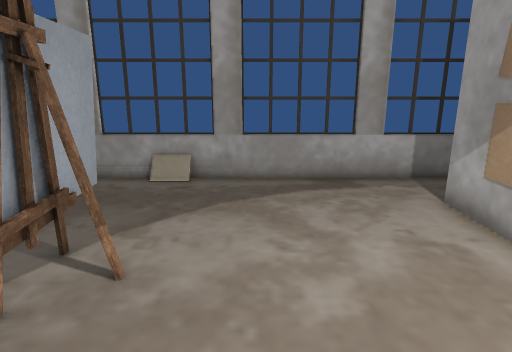
[1] (above)

15 first-person views from a walk through a Unity game level. The camera is 1.5 m above the floor, tilts 14° down and sees 75° across. The floor is counted in squares, 0.5 m on a side. Each view is taken from the middle of a square. On the plan, view 1 faces up. The plan holds only what a view shows up to about 20 squares ahead; the rest is blank. The place goes on beyond the plan.

[2]
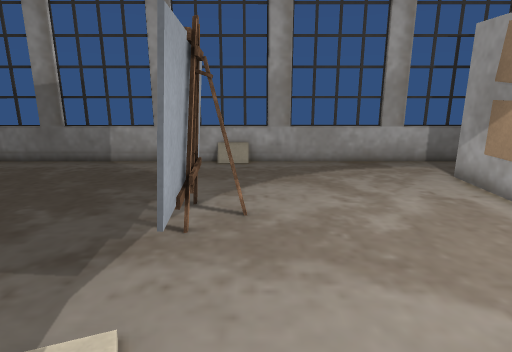

[3]
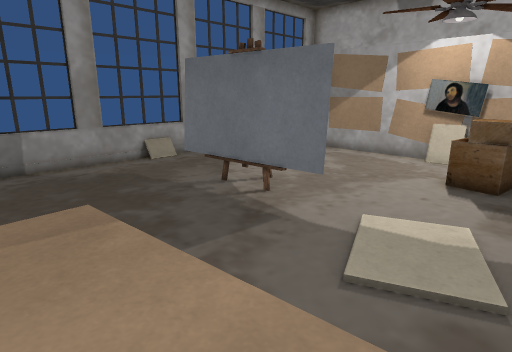

[4]
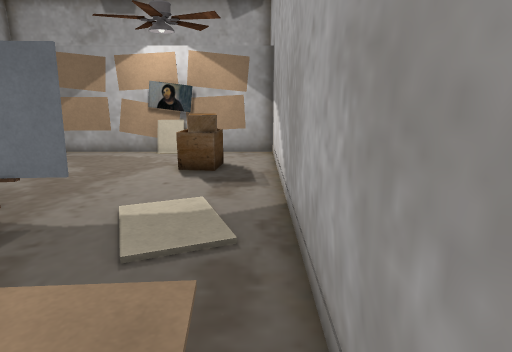

[5]
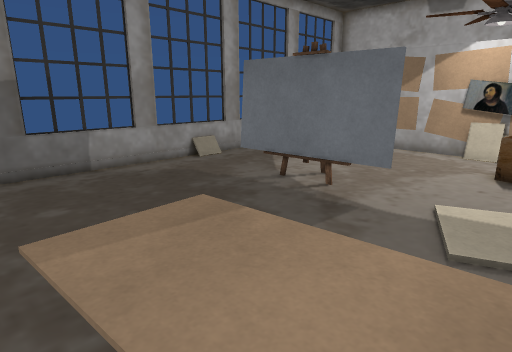

[6]
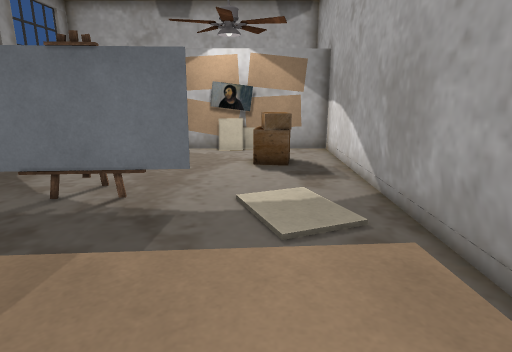

[7]
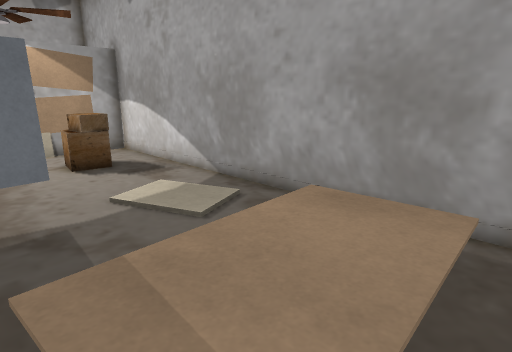

[8]
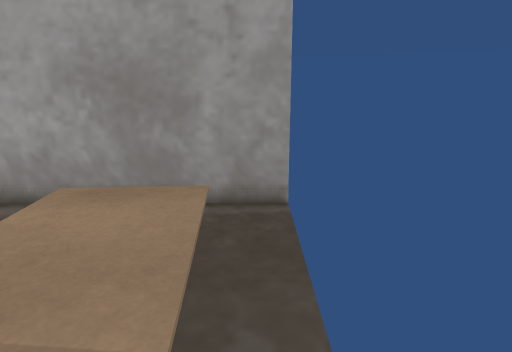

[9]
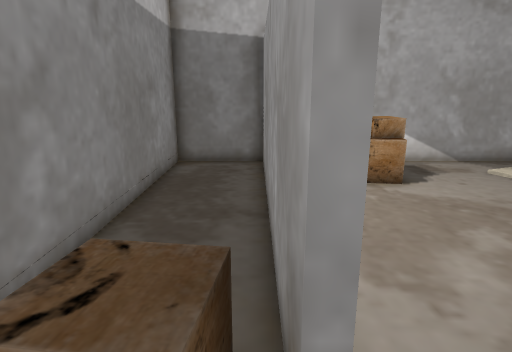

[10]
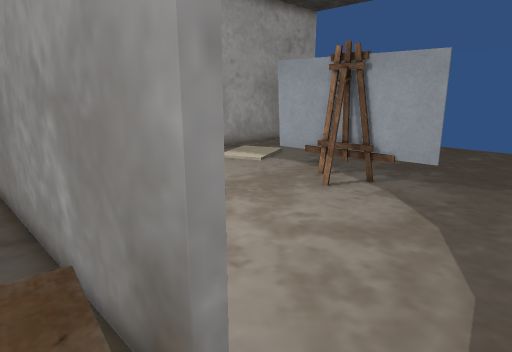

[11]
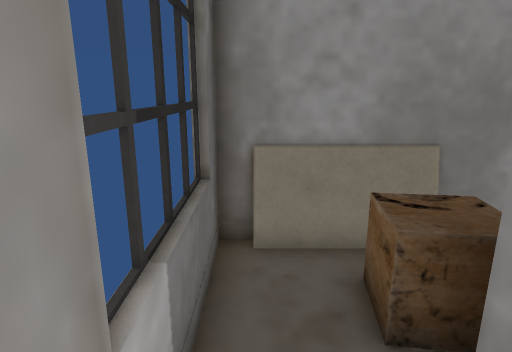

[12]
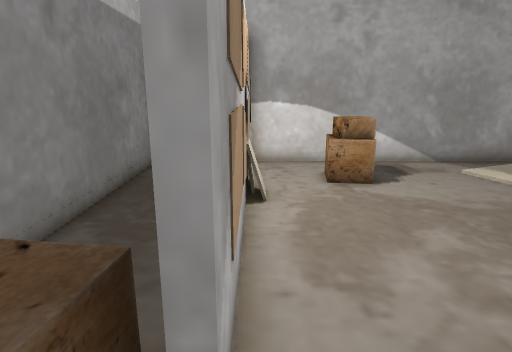

[13]
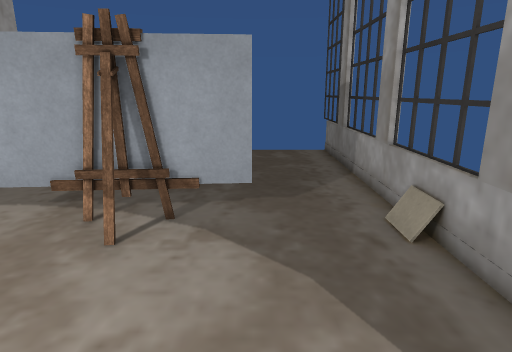

[14]
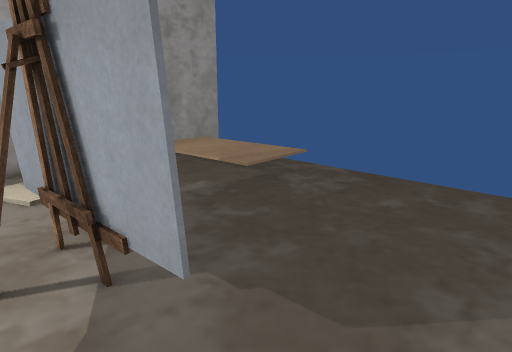

[15]
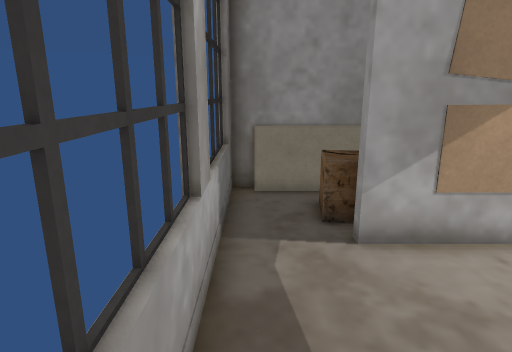

### Floor plan
Key: @ floor where view 1 was taken; # wall or solid block; . main floor; : floor 0.5 m higher than the main floor; / step, stairs or slope; = window, fence, low wall or low ledge; ^ raised ledge; O other object.
Columns run from 14 left of view 1 to 10 right of it. Each row starts with its distance up from view 1.
 12 #==#====#==#=#====#====##
 11  ......................=#
 10  ......................=#
  9  ..................##^^=#
  8  .........O........##^^=#
  7  .........O........##. =#
  6  .........O........##.  #
  5  .........OO.......##...#
  4  .........OO.......##...#
  3  .:::/....OO.......##...#
  2  ./::/....OO.......##...#
  1  ./::/.............##...#
  0  ./:::........@^^=.##...#
 -1  ./:::.........^^ .##...#
 -2  ./:::.........#=..##...#
 -3  ..................##...#
 -4 #########################

Where each view was taken, in squares from view 1:
view 1: 0 up, 0 right, facing up
view 2: 3 down, 2 left, facing up
view 3: 3 down, 11 left, facing up-right
view 4: 3 down, 12 left, facing right
view 5: 2 down, 13 left, facing up-right
view 6: 0 up, 13 left, facing right
view 7: 4 up, 13 left, facing down-right
view 8: 5 up, 13 left, facing down
view 9: 11 up, 6 right, facing down
view 10: 11 up, 7 right, facing down-left
view 11: 11 up, 3 right, facing right
view 12: 11 up, 5 right, facing down
view 13: 8 up, 4 right, facing left
view 14: 11 up, 2 left, facing down-left
view 15: 11 up, 1 left, facing right
